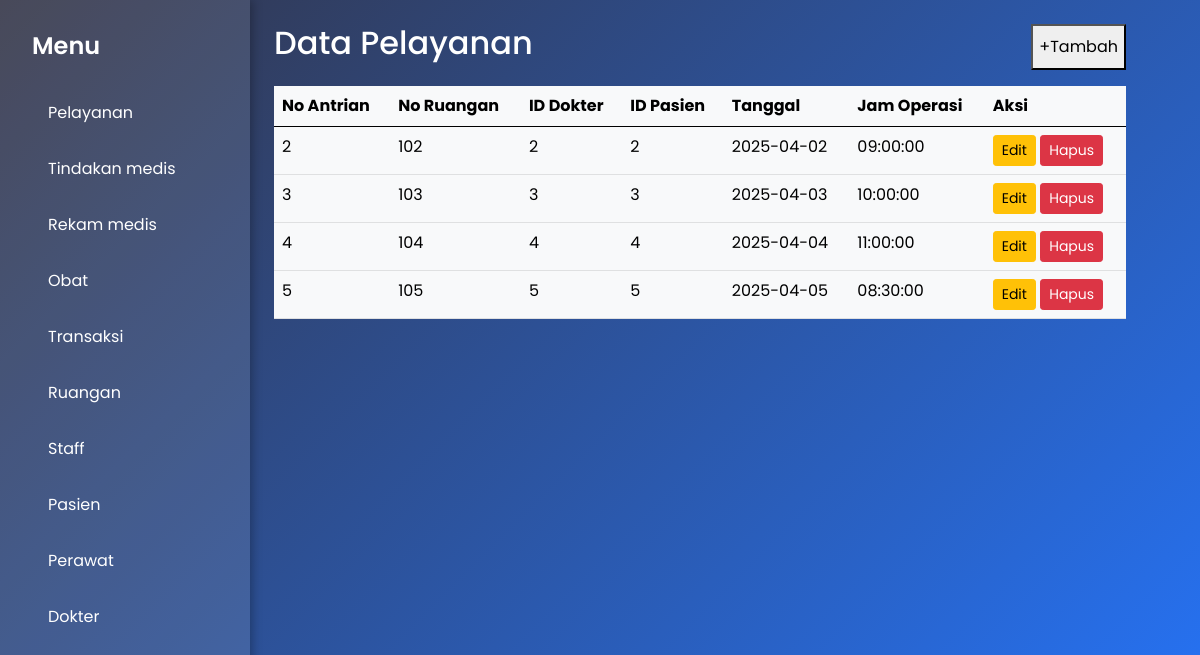
The page /Pelayanan.php on the database its author committed.
### tables this page shows
CREATE TABLE `pelayanan` (
  `no_antrian` int(11) NOT NULL,
  `no_ruang` int(11) NOT NULL,
  `id_dokter` int(11) NOT NULL,
  `id_pasien` int(11) NOT NULL,
  `tanggal` date NOT NULL,
  `jam_operasi` time NOT NULL
);

### Pelayanan.php (the view, shortened to what this page needs)
<?php
include("koneksi.php");
$query = 'SELECT * FROM pelayanan;';
$result = mysqli_query($koneksi, $query);
include 'layouts/header.php';
?>
<body>
  <div class="sidebar">
    <h2>Menu</h2>
    <div class="menu-item" onclick="window.location.href='pelayanan.php'">Pelayanan</div>
    <div class="menu-item" onclick="window.location.href='tindakanmedis.php'">Tindakan medis</div>
    <div class="menu-item" onclick="window.location.href='rekammedis.php'">Rekam medis</div>
    <div class="menu-item" onclick="window.location.href='obat.php'">Obat</div>
    <div class="menu-item" onclick="window.location.href='transaksi.php'">Transaksi</div>
    <div class="menu-item" onclick="window.location.href='ruangan.php'">Ruangan</div>
    <div class="menu-item" onclick="window.location.href='staff.php'">Staff</div>
    <div class="menu-item" onclick="window.location.href='pasien.php'">Pasien</div>
    <div class="menu-item" onclick="window.location.href='perawat.php'">Perawat</div>
    <div class="menu-item" onclick="window.location.href='dokter.php'">Dokter</div>
  </div>
<section class="p-4 ml-5 mr-5 w-75">
    <div class="d-flex flex-row justify-content-between">
        <h2>Data Pelayanan</h2>
        <button onclick="openModal()">+Tambah</button>
    </div>
    <table class="table table-light mt-3">
        <thead>
            <tr>
                <th scope="col">No Antrian</th>
                <th scope="col">No Ruangan</th>
                <th scope="col">ID Dokter</th>
                <th scope="col">ID Pasien</th>
                <th scope="col">Tanggal</th>
                <th scope="col">Jam Operasi</th>
                <th scope="col">Aksi</th>
            </tr>
        </thead>
        <tbody>
            <?php while ($pelayanan = mysqli_fetch_object($result)) { ?>
                <tr>
                    <td><?= $pelayanan->no_antrian ?></td>
                    <td><?= $pelayanan->no_ruang ?></td>
                    <td><?= $pelayanan->id_dokter ?></td>
                    <td><?= $pelayanan->id_pasien ?></td>
                    <td><?= $pelayanan->tanggal ?></td>
                    <td><?= $pelayanan->jam_operasi ?></td>
                    <td>
                        <button class="btn btn-warning btn-sm" onclick="toggleEditForm('<?= $pelayanan->no_antrian ?>')">Edit</button>
                        <button class="btn btn-danger btn-sm" onclick="openDeleteModal('<?= $pelayanan->no_antrian ?>')">Hapus</button>
                    </td>
                </tr>
            <?php } ?>
        </tbody>
    </table>
</section>

### Pelayanan.php (style rules this page uses)
* { box-sizing: border-box; }
body { margin: 0; font-family: 'Poppins', sans-serif; display: flex; min-height: 100vh; background: linear-gradient(135deg, #333446 0%, #2575fc 100%); color: #fff; }
.sidebar { width: 250px; background: rgba(255, 255, 255, 0.1); padding: 2rem; box-shadow: 2px 0 10px rgba(0, 0, 0, 0.3); display: flex; flex-direction: column; align-items: flex-start; }
.sidebar h2 { margin-bottom: 1.5rem; font-weight: 600; font-size: 1.5rem; text-align: left; }
.menu-item { margin: 0.5rem 0; padding: 0.5rem 1rem; border-radius: 8px; cursor: pointer; transition: background 0.3s ease; width: 100%; text-align: left; }

### rows shown on the page
pelayanan: no_antrian "2", no_ruang "102", id_dokter "2", id_pasien "2", tanggal "2025-04-02", jam_operasi "09:00:00"
pelayanan: no_antrian "3", no_ruang "103", id_dokter "3", id_pasien "3", tanggal "2025-04-03", jam_operasi "10:00:00"
pelayanan: no_antrian "4", no_ruang "104", id_dokter "4", id_pasien "4", tanggal "2025-04-04", jam_operasi "11:00:00"
pelayanan: no_antrian "5", no_ruang "105", id_dokter "5", id_pasien "5", tanggal "2025-04-05", jam_operasi "08:30:00"
